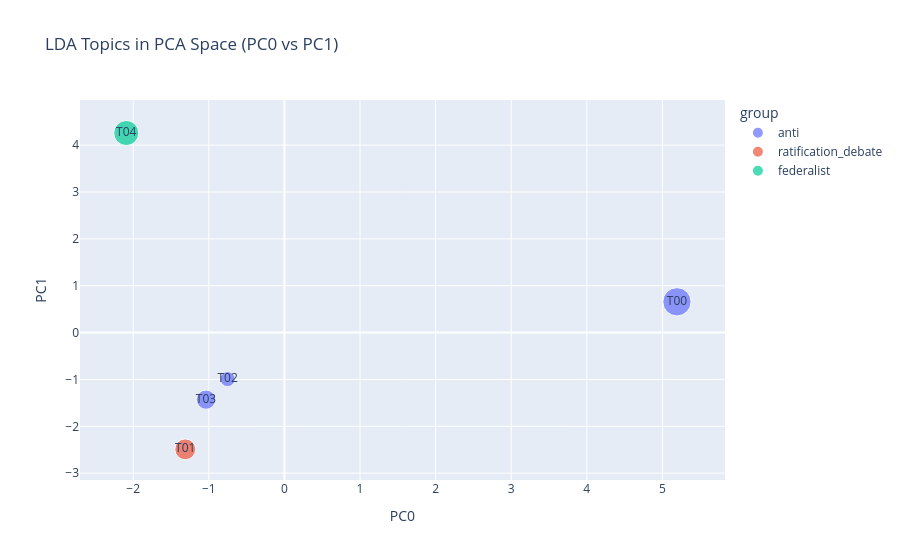

Notebook code for this chart:
### Markdown cell above
## LDA + PCA Visualization

### Code cell
## ---- LDA + PCA Visualization (Topics) ---- ##

from sklearn.decomposition import PCA
import pandas as pd
import plotly.express as px

# ----------------------------
# 1. Transpose THETA (topics as rows)
# ----------------------------

THETA_T = THETA.T  # rows = topics, cols = documents

# ----------------------------
# 2. Apply PCA to topics
# ----------------------------

pca = PCA(n_components=2, random_state=42)
Z = pca.fit_transform(THETA_T)

TOPIC_PCA = pd.DataFrame(
    Z,
    index=THETA_T.index,
    columns=['PC0', 'PC1']
)

# ----------------------------
# 3. Topic size (mean weight)
# ----------------------------

TOPIC_PCA['size'] = THETA.mean()

# ----------------------------
# 4. Assign dominant group to each topic
# ----------------------------

topic_group = {}

for topic in THETA.columns:
    # document where topic is strongest
    top_doc = THETA[topic].idxmax()
    
    # assign that document's group
    topic_group[topic] = LIB.loc[top_doc, 'group']

TOPIC_PCA['group'] = pd.Series(topic_group)

# ----------------------------
# 5. Plot
# ----------------------------

fig = px.scatter(
    TOPIC_PCA,
    x='PC0',
    y='PC1',
    size='size',
    color='group',
    text=TOPIC_PCA.index,
    title='LDA Topics in PCA Space (PC0 vs PC1)'
)

fig.show()

### Figure 1 — Plotly figure (JSON) as saved in the notebook; plotly's stock layout.template omitted (floating-point values rounded to 4 significant figures)
{"data": [{"hovertemplate": "group=anti<br>PC0=%{x}<br>PC1=%{y}<br>size=%{marker.size}<br>index=%{text}<extra></extra>", "legendgroup": "anti", "marker": {"color": "#636efa", "size": [0.325, 0.09211, 0.1503], "sizemode": "area", "sizeref": 0.0008126, "symbol": "circle"}, "mode": "markers+text", "name": "anti", "orientation": "v", "showlegend": true, "text": ["T00", "T02", "T03"], "type": "scatter", "x": [5.192, -0.7514, -1.037], "xaxis": "x", "y": [0.657, -0.9933, -1.431], "yaxis": "y"}, {"hovertemplate": "group=ratification_debate<br>PC0=%{x}<br>PC1=%{y}<br>size=%{marker.size}<br>index=%{text}<extra></extra>", "legendgroup": "ratification_debate", "marker": {"color": "#EF553B", "size": [0.177], "sizemode": "area", "sizeref": 0.0008126, "symbol": "circle"}, "mode": "markers+text", "name": "ratification_debate", "orientation": "v", "showlegend": true, "text": ["T01"], "type": "scatter", "x": [-1.312], "xaxis": "x", "y": [-2.492], "yaxis": "y"}, {"hovertemplate": "group=federalist<br>PC0=%{x}<br>PC1=%{y}<br>size=%{marker.size}<br>index=%{text}<extra></extra>", "legendgroup": "federalist", "marker": {"color": "#00cc96", "size": [0.2555], "sizemode": "area", "sizeref": 0.0008126, "symbol": "circle"}, "mode": "markers+text", "name": "federalist", "orientation": "v", "showlegend": true, "text": ["T04"], "type": "scatter", "x": [-2.092], "xaxis": "x", "y": [4.259], "yaxis": "y"}], "layout": {"legend": {"itemsizing": "constant", "title": {"text": "group"}, "tracegroupgap": 0}, "title": {"text": "LDA Topics in PCA Space (PC0 vs PC1)"}, "xaxis": {"anchor": "y", "domain": [0, 1], "title": {"text": "PC0"}}, "yaxis": {"anchor": "x", "domain": [0, 1], "title": {"text": "PC1"}}}}
